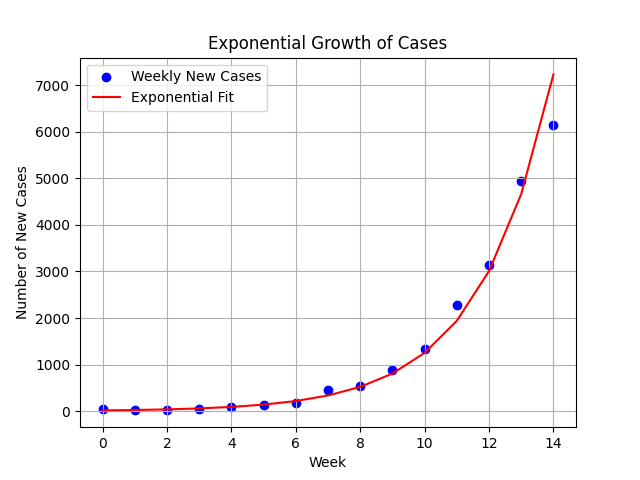

This chart was generated by the following Python code:
import pandas as pd
import numpy as np
from sklearn.linear_model import LinearRegression
import matplotlib.pyplot as plt

# Step 1: Load the data from all_weeks.csv
data = pd.read_csv('all_weeks.csv')  # Adjust the filename to match your CSV file

# Adjust for the ascertainment rate by increasing reported cases
data['Adjusted_New_Cases'] = data['New Cases'] * 10  # Multiply by 10 for the ascertainment rate

# Ensure adjusted incidence data does not contain zero or negative values
data['Adjusted_New_Cases'] = np.maximum(data['Adjusted_New_Cases'], 1)  # Set minimum value to 1

weekly_new_cases = data['Adjusted_New_Cases'].tolist()  # Use adjusted new case counts

# Step 2: Calculate the weekly incidence data
x = np.arange(len(weekly_new_cases))

# Step 3: Identify the period of exponential growth
# For simplicity, let's assume the first few weeks represent the exponential growth phase
# You might need to adjust this based on the data
start_week = 0
end_week = 15 # len(weekly_new_cases)  # Use all weeks from the dataset

# Subset the data for the exponential growth phase
x_subset = x[start_week:end_week]
y_subset = weekly_new_cases[start_week:end_week]  # Actual number of adjusted weekly new cases

# Step 4: Fit a linear regression model to estimate the slope (m)
X = x_subset.reshape(-1, 1)  # Reshape X for linear regression
reg = LinearRegression().fit(X, np.log(y_subset))  # Fit model using logarithm of y_subset for exponential growth
slope = reg.coef_[0]

# Step 5: Estimate R0
gamma = 1 / 2  # duration of infection
mu = 1 / 100   # typical life expectancy
R0 = 1 + (slope / (gamma + mu))

# Step 6: Plot the scatterplot of weekly new cases and overlay the exponential fit
plt.scatter(x_subset, y_subset, label='Weekly New Cases', color='blue')  # Plot actual number of cases
plt.plot(x_subset, np.exp(reg.predict(X)), 'r-', label='Exponential Fit')  # Plot exponential fit
plt.xlabel('Week')
plt.ylabel('Number of New Cases')
plt.title('Exponential Growth of Cases')
plt.legend()
plt.grid(True)
plt.savefig('exp.png')

# Print the values
print("Estimated R0:", R0)
